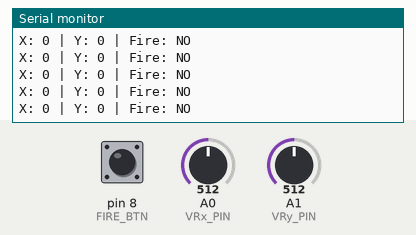
Simulated run of this sketch. Board: Arduino Uno, built with avr-gcc and run on an emulated ATmega328P. Shown: the last lines printed to the serial monitor. The test bench sets the inputs (shaded band); at power-on: A1 (VRy_PIN) = 512, pin 8 (FIRE_BTN) HIGH, A0 (VRx_PIN) = 512. No radio packets arrive unless stated.

Above: at 15.8 s.
15.9 s: A1 (VRy_PIN) set to 582
At 16.5 s:
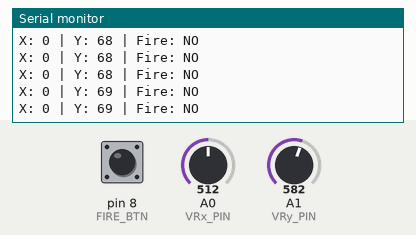
18.9 s: A1 (VRy_PIN) set to 562
At 19.5 s:
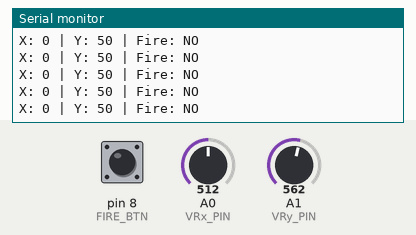
Timing chart, 0 to 21.9 s (numbered marks = the images above; inputs shaded):
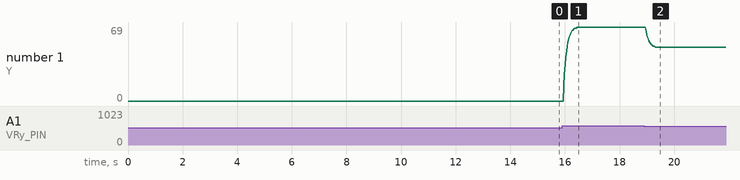

The sketch:

remote.ino
```cpp
/*
Code für Uno mit Joystick und Sender
 - left/right
 - fire button

| NRF24L01 | Arduino           | Erklärung        |
| -------- | ----------------- | ---------------- |
|   VCC    | 3.3V              | NIEMALS 5V       |
|   GND    | GND               | Gemeinsame Masse |
|   CE     | Pin 9             | Frei wählbar     |
|   CSN    | Pin 10            | Frei wählbar     |
|   SCK    | Pin 13            | SPI-Clock        |
|   MOSI   | Pin 11            | SPI-Daten        |
|   MISO   | Pin 12            | SPI-Daten        |
|   IRQ    | nicht anschließen | Optional         |


| Joystick | Arduino           | Erklärung        |
| -------- | ----------------- | ---------------- |
| GND      | GND               |                  |
| +5V      | 5V                |                  |
| VRx      | A0                |                  |
| VRy      | A1                |                  |
| SW       | Digital           | Optional         |


| Button   | Arduino           | Erklärung        |
| -------- | ----------------- | ---------------- |
| Cable1   | GND               |                  |
| Cable2   | Pin 8             |                  |

*/


#include <SPI.h>
#include <nRF24L01.h>
#include <RF24.h>

RF24 radio(9, 10);  // CE, CSN

const byte address[6] = "00001";

const int VRx_PIN = A0;
const int VRy_PIN = A1;
const int FIRE_BTN = 8;
const int DEADZONE = 10;

float smoothX = 0;
float smoothY = 0;

const float alpha = 0.2;  // 0.0–1.0 (kleiner = smoother)

// ===== Paket =====
struct ControlData {
  int16_t x;
  int16_t y;
  uint8_t fire;
};

ControlData data;

void setup() {
  Serial.begin(9600);

  pinMode(FIRE_BTN, INPUT_PULLUP);

  radio.begin();
  radio.setPALevel(RF24_PA_HIGH);
  radio.openWritingPipe(address);
  radio.stopListening();
}

void loop() {

  // ===== X =====
  int rawX = analogRead(VRx_PIN);
  int x = rawX - 512;
  if (abs(x) < DEADZONE) x = 0;

  // Glättung
  smoothX = smoothX + alpha * (x - smoothX);
  data.x = -(int)smoothX;

  // ===== Y =====
  int rawY = analogRead(VRy_PIN);
  int y = rawY - 512;
  if (abs(y) < DEADZONE) y = 0;

  smoothY = smoothY + alpha * (y - smoothY);
  data.y = (int)smoothY;

  // ===== FIRE =====
  data.fire = (digitalRead(FIRE_BTN) == LOW) ? 1 : 0;

  // ===== SENDEN =====
  radio.write(&data, sizeof(data));

  // ===== DEBUG =====
  Serial.print("X: ");
  Serial.print(data.x);
  Serial.print(" | Y: ");
  Serial.print(data.y);
  Serial.print(" | Fire: ");
  Serial.println(data.fire ? "YES" : "NO");

  delay(20);
}
```

Measured:
- after the input at 15.9 s, the serial monitor: prints a new line after 0.06 s (image 1)
- after the input at 18.9 s, the serial monitor: prints a new line after 0.18 s (image 2)
- plotted number 1: 0 → 69 after the input at 15.9 s, 69 → 50 after the input at 18.9 s
